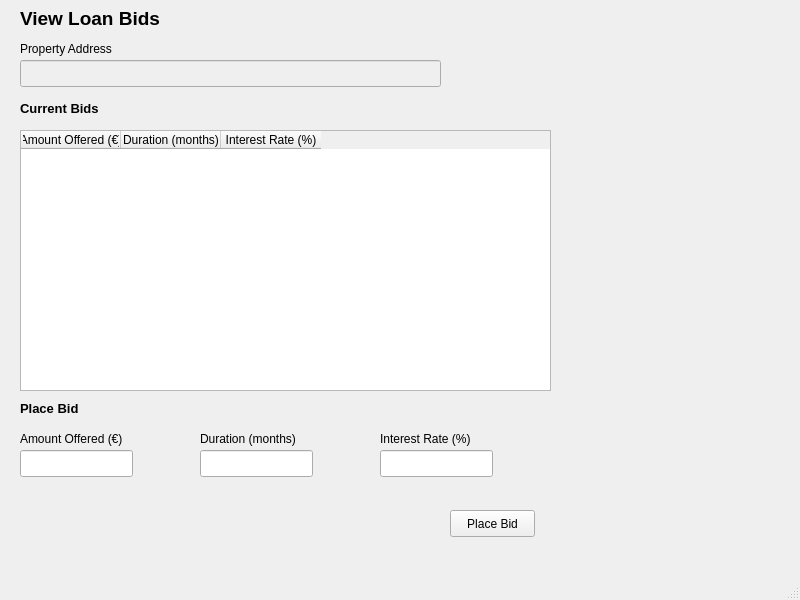
<?xml version="1.0" encoding="UTF-8"?>
<ui version="4.0">
 <class>MainWindow</class>
 <widget class="QMainWindow" name="MainWindow">
  <property name="geometry">
   <rect>
    <x>0</x>
    <y>0</y>
    <width>800</width>
    <height>600</height>
   </rect>
  </property>
  <property name="windowTitle">
   <string>MainWindow</string>
  </property>
  <widget class="QWidget" name="centralwidget">
   <widget class="QLabel" name="biew_loan_bids_label">
    <property name="geometry">
     <rect>
      <x>20</x>
      <y>10</y>
      <width>221</width>
      <height>17</height>
     </rect>
    </property>
    <property name="font">
     <font>
      <pointsize>14</pointsize>
      <weight>75</weight>
      <bold>true</bold>
     </font>
    </property>
    <property name="text">
     <string>View Loan Bids</string>
    </property>
   </widget>
   <widget class="QTableWidget" name="current_bids_table">
    <property name="geometry">
     <rect>
      <x>20</x>
      <y>130</y>
      <width>531</width>
      <height>261</height>
     </rect>
    </property>
    <column>
     <property name="text">
      <string>Amount Offered (€)</string>
     </property>
    </column>
    <column>
     <property name="text">
      <string>Duration (months)</string>
     </property>
    </column>
    <column>
     <property name="text">
      <string>Interest Rate (%)</string>
     </property>
    </column>
   </widget>
   <widget class="QLabel" name="property_address_label">
    <property name="geometry">
     <rect>
      <x>20</x>
      <y>40</y>
      <width>181</width>
      <height>17</height>
     </rect>
    </property>
    <property name="text">
     <string>Property Address</string>
    </property>
   </widget>
   <widget class="QLineEdit" name="property_address_lineedit">
    <property name="enabled">
     <bool>false</bool>
    </property>
    <property name="geometry">
     <rect>
      <x>20</x>
      <y>60</y>
      <width>421</width>
      <height>27</height>
     </rect>
    </property>
   </widget>
   <widget class="QLabel" name="current_bids_label">
    <property name="geometry">
     <rect>
      <x>20</x>
      <y>100</y>
      <width>161</width>
      <height>17</height>
     </rect>
    </property>
    <property name="font">
     <font>
      <pointsize>10</pointsize>
      <weight>75</weight>
      <bold>true</bold>
     </font>
    </property>
    <property name="text">
     <string>Current Bids</string>
    </property>
   </widget>
   <widget class="QLabel" name="place_bid_label">
    <property name="geometry">
     <rect>
      <x>20</x>
      <y>400</y>
      <width>81</width>
      <height>17</height>
     </rect>
    </property>
    <property name="font">
     <font>
      <pointsize>10</pointsize>
      <weight>75</weight>
      <bold>true</bold>
     </font>
    </property>
    <property name="text">
     <string>Place Bid</string>
    </property>
   </widget>
   <widget class="QLabel" name="amount_label">
    <property name="geometry">
     <rect>
      <x>20</x>
      <y>430</y>
      <width>121</width>
      <height>17</height>
     </rect>
    </property>
    <property name="text">
     <string>Amount Offered (€)</string>
    </property>
   </widget>
   <widget class="QLabel" name="duration_label">
    <property name="geometry">
     <rect>
      <x>200</x>
      <y>430</y>
      <width>121</width>
      <height>17</height>
     </rect>
    </property>
    <property name="text">
     <string>Duration (months)</string>
    </property>
   </widget>
   <widget class="QLabel" name="interest_label">
    <property name="geometry">
     <rect>
      <x>380</x>
      <y>430</y>
      <width>191</width>
      <height>17</height>
     </rect>
    </property>
    <property name="text">
     <string>Interest Rate (%)</string>
    </property>
   </widget>
   <widget class="QLineEdit" name="amount_lineedit">
    <property name="geometry">
     <rect>
      <x>20</x>
      <y>450</y>
      <width>113</width>
      <height>27</height>
     </rect>
    </property>
   </widget>
   <widget class="QLineEdit" name="duration_lineedit">
    <property name="geometry">
     <rect>
      <x>200</x>
      <y>450</y>
      <width>113</width>
      <height>27</height>
     </rect>
    </property>
   </widget>
   <widget class="QLineEdit" name="interest_lineedit">
    <property name="geometry">
     <rect>
      <x>380</x>
      <y>450</y>
      <width>113</width>
      <height>27</height>
     </rect>
    </property>
   </widget>
   <widget class="QPushButton" name="place_bid_button">
    <property name="geometry">
     <rect>
      <x>450</x>
      <y>510</y>
      <width>85</width>
      <height>27</height>
     </rect>
    </property>
    <property name="text">
     <string>Place Bid</string>
    </property>
   </widget>
  </widget>
  <widget class="QMenuBar" name="menubar">
   <property name="geometry">
    <rect>
     <x>0</x>
     <y>0</y>
     <width>800</width>
     <height>27</height>
    </rect>
   </property>
  </widget>
  <widget class="QStatusBar" name="statusbar"/>
 </widget>
 <resources/>
 <connections/>
</ui>
